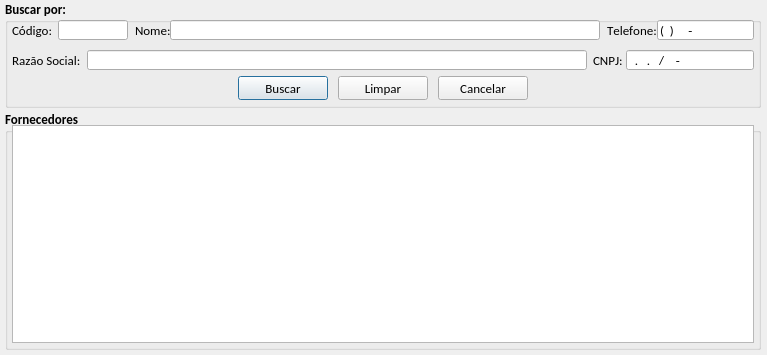
<?xml version="1.0" encoding="UTF-8"?>
<ui version="4.0">
 <class>tela_listar_fornecedores</class>
 <widget class="QDialog" name="tela_listar_fornecedores">
  <property name="geometry">
   <rect>
    <x>0</x>
    <y>0</y>
    <width>767</width>
    <height>355</height>
   </rect>
  </property>
  <property name="windowTitle">
   <string>Selecionar Fornecedores</string>
  </property>
  <property name="windowIcon">
   <iconset resource="imagens.qrc">
    <normaloff>:/img/img/logo_sex.png</normaloff>:/img/img/logo_sex.png</iconset>
  </property>
  <property name="modal">
   <bool>true</bool>
  </property>
  <widget class="QGroupBox" name="gb_fornecedores">
   <property name="geometry">
    <rect>
     <x>5</x>
     <y>110</y>
     <width>756</width>
     <height>240</height>
    </rect>
   </property>
   <property name="font">
    <font>
     <family>Calibri</family>
     <pointsize>10</pointsize>
     <weight>75</weight>
     <bold>true</bold>
    </font>
   </property>
   <property name="title">
    <string>Fornecedores</string>
   </property>
   <widget class="QTableView" name="tv_fornecedores">
    <property name="geometry">
     <rect>
      <x>7</x>
      <y>15</y>
      <width>742</width>
      <height>218</height>
     </rect>
    </property>
    <property name="font">
     <font>
      <family>Calibri</family>
      <pointsize>10</pointsize>
      <kerning>false</kerning>
     </font>
    </property>
    <property name="horizontalScrollBarPolicy">
     <enum>Qt::ScrollBarAsNeeded</enum>
    </property>
    <property name="alternatingRowColors">
     <bool>true</bool>
    </property>
    <property name="sortingEnabled">
     <bool>false</bool>
    </property>
    <attribute name="horizontalHeaderVisible">
     <bool>false</bool>
    </attribute>
    <attribute name="horizontalHeaderDefaultSectionSize">
     <number>390</number>
    </attribute>
    <attribute name="horizontalHeaderMinimumSectionSize">
     <number>15</number>
    </attribute>
    <attribute name="horizontalHeaderStretchLastSection">
     <bool>true</bool>
    </attribute>
    <attribute name="verticalHeaderVisible">
     <bool>false</bool>
    </attribute>
    <attribute name="verticalHeaderCascadingSectionResizes">
     <bool>false</bool>
    </attribute>
    <attribute name="verticalHeaderDefaultSectionSize">
     <number>30</number>
    </attribute>
    <attribute name="verticalHeaderMinimumSectionSize">
     <number>20</number>
    </attribute>
    <attribute name="verticalHeaderStretchLastSection">
     <bool>false</bool>
    </attribute>
   </widget>
  </widget>
  <widget class="QGroupBox" name="gb_buscar">
   <property name="geometry">
    <rect>
     <x>5</x>
     <y>0</y>
     <width>756</width>
     <height>108</height>
    </rect>
   </property>
   <property name="font">
    <font>
     <family>Calibri</family>
     <pointsize>10</pointsize>
     <weight>75</weight>
     <bold>true</bold>
     <kerning>false</kerning>
    </font>
   </property>
   <property name="title">
    <string>Buscar por:</string>
   </property>
   <widget class="QLabel" name="lb_codigo">
    <property name="geometry">
     <rect>
      <x>7</x>
      <y>20</y>
      <width>46</width>
      <height>20</height>
     </rect>
    </property>
    <property name="font">
     <font>
      <weight>50</weight>
      <bold>false</bold>
     </font>
    </property>
    <property name="text">
     <string>Código:</string>
    </property>
   </widget>
   <widget class="QLineEdit" name="le_codigo">
    <property name="geometry">
     <rect>
      <x>53</x>
      <y>20</y>
      <width>70</width>
      <height>20</height>
     </rect>
    </property>
    <property name="font">
     <font>
      <weight>50</weight>
      <bold>false</bold>
     </font>
    </property>
    <property name="inputMask">
     <string>000000000; </string>
    </property>
    <property name="text">
     <string/>
    </property>
    <property name="cursorPosition">
     <number>9</number>
    </property>
   </widget>
   <widget class="QLabel" name="lb_nome">
    <property name="geometry">
     <rect>
      <x>130</x>
      <y>20</y>
      <width>35</width>
      <height>20</height>
     </rect>
    </property>
    <property name="maximumSize">
     <size>
      <width>40</width>
      <height>20</height>
     </size>
    </property>
    <property name="font">
     <font>
      <family>Calibri</family>
      <pointsize>10</pointsize>
      <weight>50</weight>
      <bold>false</bold>
      <kerning>false</kerning>
     </font>
    </property>
    <property name="text">
     <string>Nome:</string>
    </property>
   </widget>
   <widget class="QLineEdit" name="le_nome">
    <property name="geometry">
     <rect>
      <x>165</x>
      <y>20</y>
      <width>430</width>
      <height>20</height>
     </rect>
    </property>
    <property name="sizePolicy">
     <sizepolicy hsizetype="Fixed" vsizetype="Fixed">
      <horstretch>0</horstretch>
      <verstretch>0</verstretch>
     </sizepolicy>
    </property>
    <property name="minimumSize">
     <size>
      <width>410</width>
      <height>20</height>
     </size>
    </property>
    <property name="maximumSize">
     <size>
      <width>500</width>
      <height>20</height>
     </size>
    </property>
    <property name="font">
     <font>
      <family>Calibri</family>
      <pointsize>10</pointsize>
      <weight>50</weight>
      <bold>false</bold>
      <kerning>false</kerning>
     </font>
    </property>
    <property name="text">
     <string/>
    </property>
    <property name="maxLength">
     <number>60</number>
    </property>
    <property name="readOnly">
     <bool>false</bool>
    </property>
   </widget>
   <widget class="QLabel" name="lb_telefone">
    <property name="geometry">
     <rect>
      <x>602</x>
      <y>20</y>
      <width>50</width>
      <height>20</height>
     </rect>
    </property>
    <property name="font">
     <font>
      <weight>50</weight>
      <bold>false</bold>
     </font>
    </property>
    <property name="text">
     <string>Telefone:</string>
    </property>
   </widget>
   <widget class="QLineEdit" name="le_telefone">
    <property name="geometry">
     <rect>
      <x>652</x>
      <y>20</y>
      <width>97</width>
      <height>20</height>
     </rect>
    </property>
    <property name="font">
     <font>
      <weight>50</weight>
      <bold>false</bold>
     </font>
    </property>
    <property name="inputMask">
     <string>(00)00000-0000; </string>
    </property>
    <property name="text">
     <string>()-</string>
    </property>
   </widget>
   <widget class="QPushButton" name="btn_buscar">
    <property name="geometry">
     <rect>
      <x>233</x>
      <y>76</y>
      <width>90</width>
      <height>24</height>
     </rect>
    </property>
    <property name="minimumSize">
     <size>
      <width>0</width>
      <height>24</height>
     </size>
    </property>
    <property name="maximumSize">
     <size>
      <width>90</width>
      <height>24</height>
     </size>
    </property>
    <property name="font">
     <font>
      <family>Calibri</family>
      <pointsize>10</pointsize>
      <weight>50</weight>
      <bold>false</bold>
     </font>
    </property>
    <property name="text">
     <string>Buscar</string>
    </property>
    <property name="icon">
     <iconset resource="imagens.qrc">
      <normaloff>:/img/img/busar_clientes.png</normaloff>:/img/img/busar_clientes.png</iconset>
    </property>
    <property name="iconSize">
     <size>
      <width>20</width>
      <height>20</height>
     </size>
    </property>
   </widget>
   <widget class="QPushButton" name="btn_cancelar">
    <property name="geometry">
     <rect>
      <x>433</x>
      <y>76</y>
      <width>90</width>
      <height>24</height>
     </rect>
    </property>
    <property name="minimumSize">
     <size>
      <width>0</width>
      <height>24</height>
     </size>
    </property>
    <property name="maximumSize">
     <size>
      <width>90</width>
      <height>24</height>
     </size>
    </property>
    <property name="font">
     <font>
      <family>Calibri</family>
      <pointsize>10</pointsize>
      <weight>50</weight>
      <bold>false</bold>
     </font>
    </property>
    <property name="text">
     <string>Cancelar</string>
    </property>
    <property name="icon">
     <iconset resource="imagens.qrc">
      <normaloff>:/img/img/1345902747_button_cancel.png</normaloff>:/img/img/1345902747_button_cancel.png</iconset>
    </property>
    <property name="iconSize">
     <size>
      <width>18</width>
      <height>18</height>
     </size>
    </property>
   </widget>
   <widget class="QPushButton" name="btn_limpar">
    <property name="geometry">
     <rect>
      <x>333</x>
      <y>76</y>
      <width>90</width>
      <height>24</height>
     </rect>
    </property>
    <property name="minimumSize">
     <size>
      <width>0</width>
      <height>24</height>
     </size>
    </property>
    <property name="maximumSize">
     <size>
      <width>90</width>
      <height>24</height>
     </size>
    </property>
    <property name="font">
     <font>
      <family>Calibri</family>
      <pointsize>10</pointsize>
      <weight>50</weight>
      <bold>false</bold>
     </font>
    </property>
    <property name="text">
     <string>Limpar</string>
    </property>
    <property name="icon">
     <iconset resource="imagens.qrc">
      <normaloff>:/img/img/limpar.png</normaloff>:/img/img/limpar.png</iconset>
    </property>
    <property name="iconSize">
     <size>
      <width>20</width>
      <height>20</height>
     </size>
    </property>
   </widget>
   <widget class="QLineEdit" name="le_razao_social">
    <property name="geometry">
     <rect>
      <x>82</x>
      <y>50</y>
      <width>500</width>
      <height>20</height>
     </rect>
    </property>
    <property name="sizePolicy">
     <sizepolicy hsizetype="Fixed" vsizetype="Fixed">
      <horstretch>0</horstretch>
      <verstretch>0</verstretch>
     </sizepolicy>
    </property>
    <property name="minimumSize">
     <size>
      <width>450</width>
      <height>20</height>
     </size>
    </property>
    <property name="maximumSize">
     <size>
      <width>800</width>
      <height>20</height>
     </size>
    </property>
    <property name="font">
     <font>
      <family>Calibri</family>
      <pointsize>10</pointsize>
      <weight>50</weight>
      <bold>false</bold>
      <kerning>false</kerning>
     </font>
    </property>
    <property name="text">
     <string/>
    </property>
    <property name="maxLength">
     <number>100</number>
    </property>
    <property name="readOnly">
     <bool>false</bool>
    </property>
   </widget>
   <widget class="QLabel" name="lb_razao_social">
    <property name="geometry">
     <rect>
      <x>7</x>
      <y>50</y>
      <width>75</width>
      <height>20</height>
     </rect>
    </property>
    <property name="maximumSize">
     <size>
      <width>100</width>
      <height>20</height>
     </size>
    </property>
    <property name="font">
     <font>
      <family>Calibri</family>
      <pointsize>10</pointsize>
      <weight>50</weight>
      <bold>false</bold>
      <kerning>false</kerning>
     </font>
    </property>
    <property name="text">
     <string>Razão Social:</string>
    </property>
   </widget>
   <widget class="QLineEdit" name="le_cnpj">
    <property name="geometry">
     <rect>
      <x>621</x>
      <y>50</y>
      <width>128</width>
      <height>20</height>
     </rect>
    </property>
    <property name="font">
     <font>
      <weight>50</weight>
      <bold>false</bold>
     </font>
    </property>
    <property name="inputMask">
     <string>00.000.000/0000-00; </string>
    </property>
    <property name="text">
     <string>../-</string>
    </property>
   </widget>
   <widget class="QLabel" name="lb_cnpj">
    <property name="geometry">
     <rect>
      <x>588</x>
      <y>50</y>
      <width>40</width>
      <height>20</height>
     </rect>
    </property>
    <property name="font">
     <font>
      <weight>50</weight>
      <bold>false</bold>
     </font>
    </property>
    <property name="text">
     <string>CNPJ:</string>
    </property>
   </widget>
  </widget>
 </widget>
 <resources>
  <include location="imagens.qrc"/>
 </resources>
 <connections/>
</ui>
